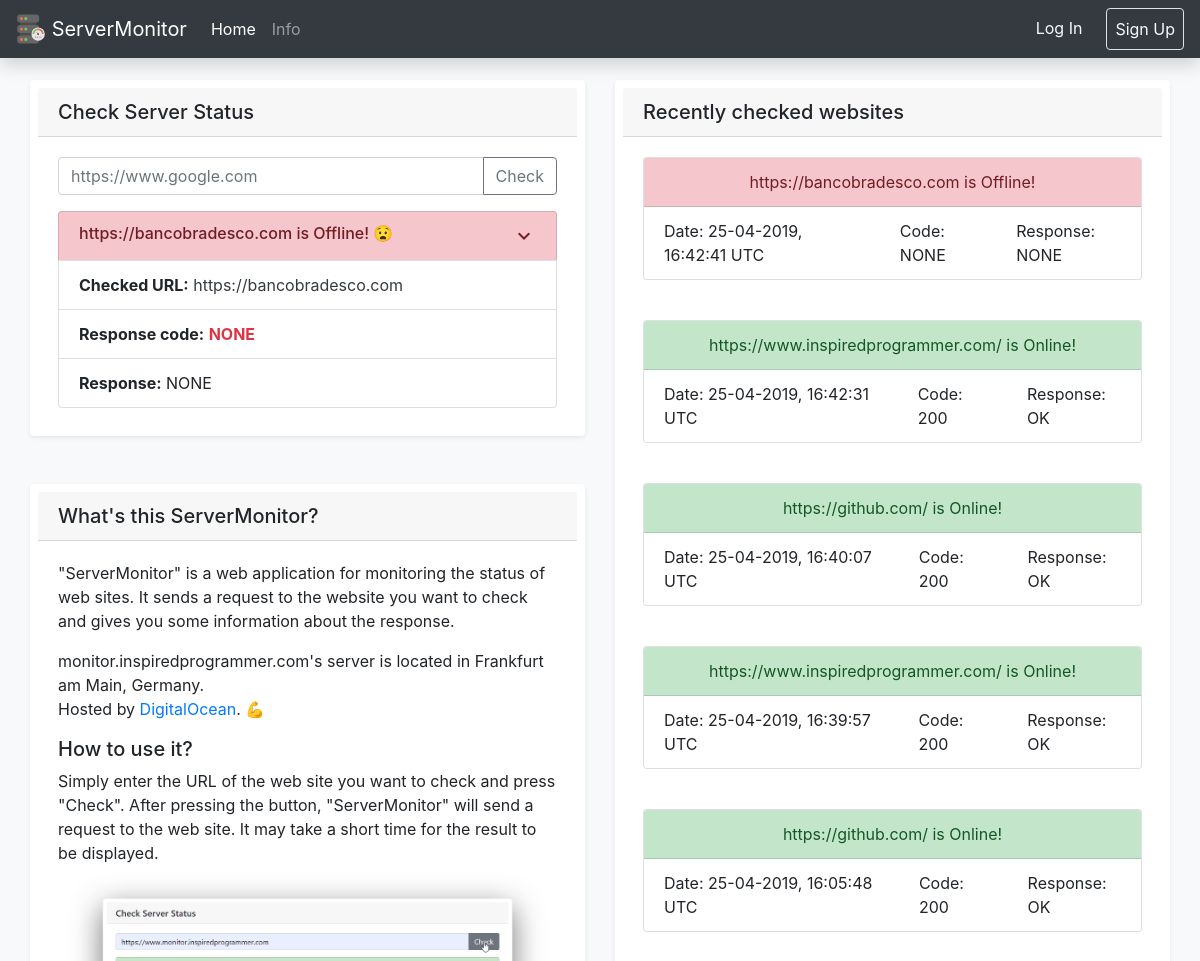
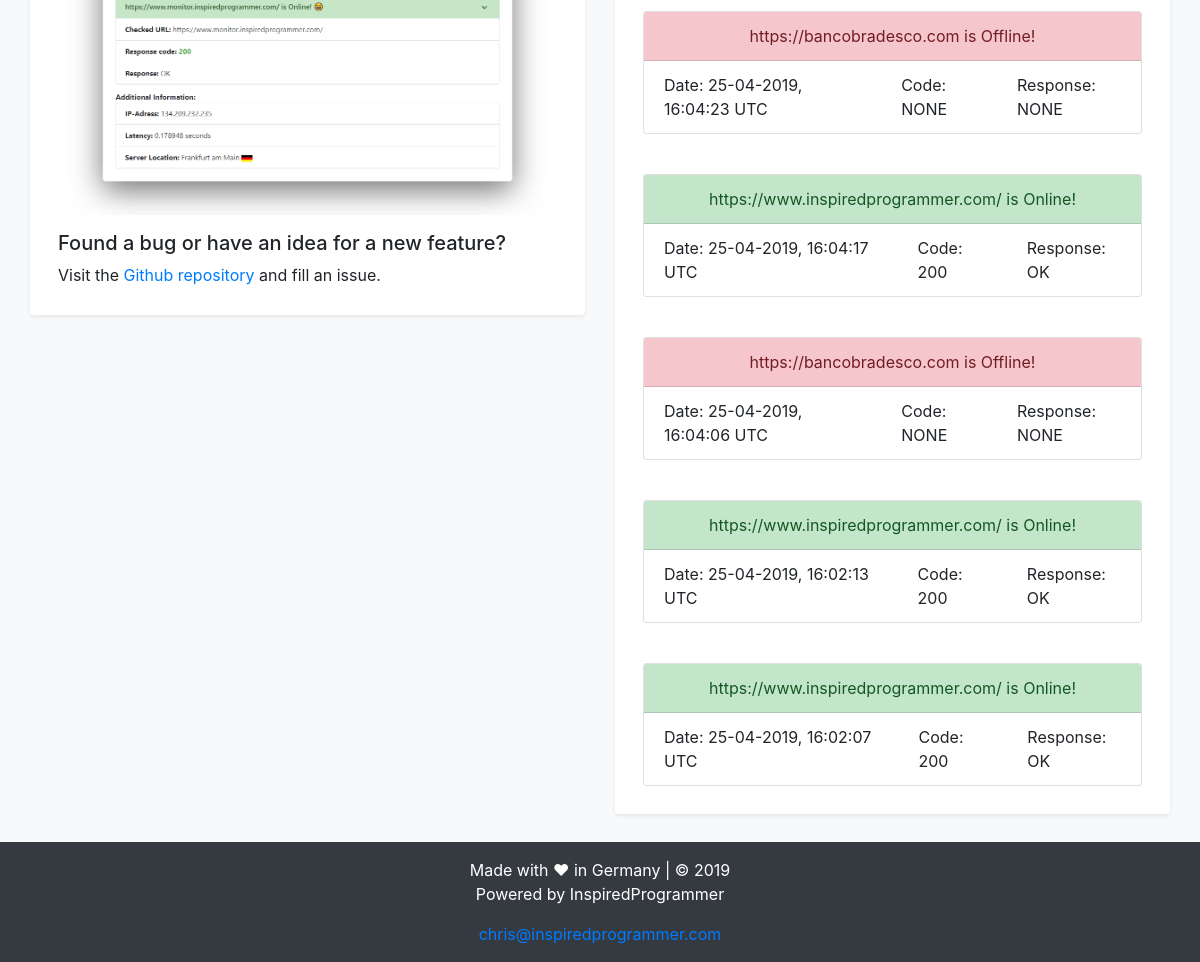
The app's page /, older data (2 pictures, top to bottom).
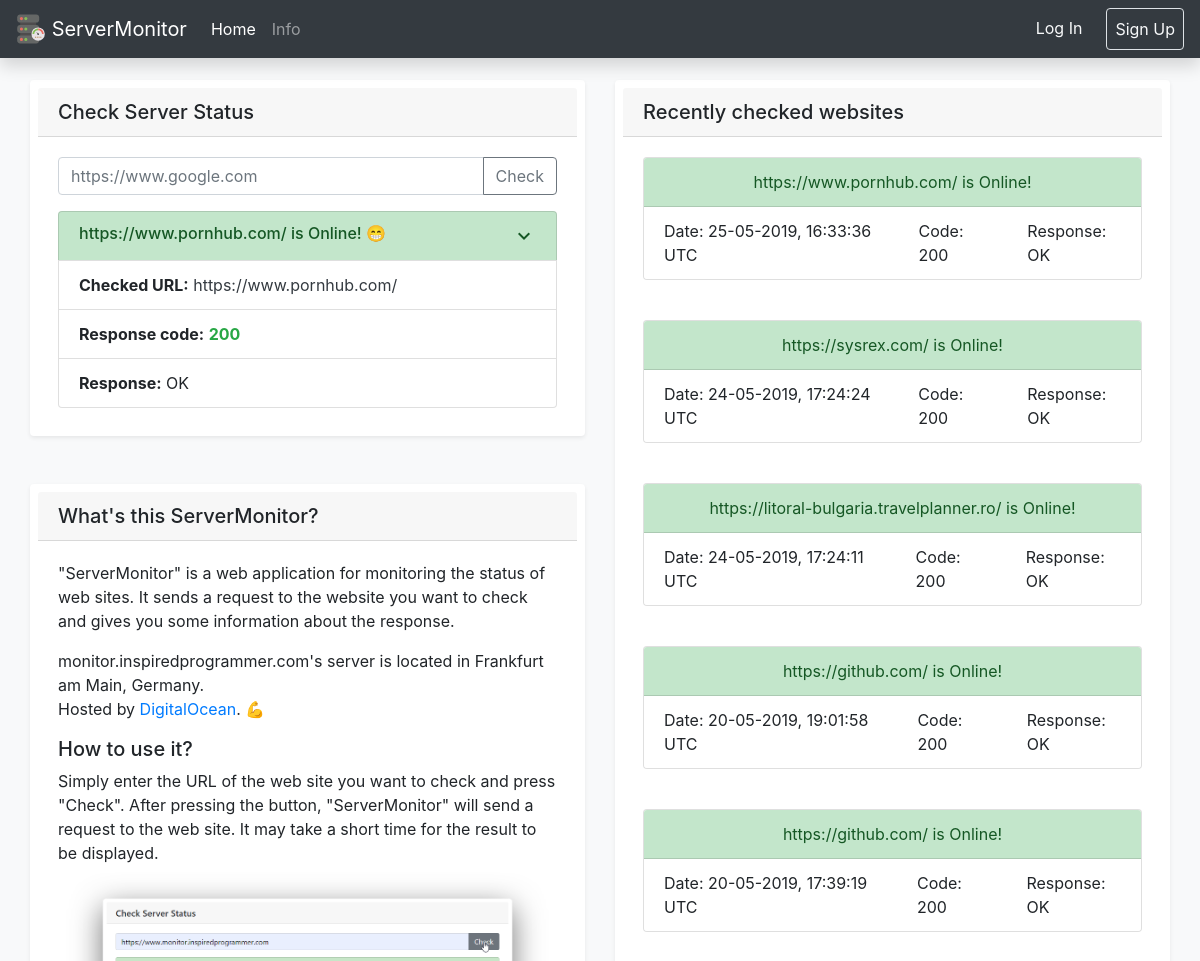
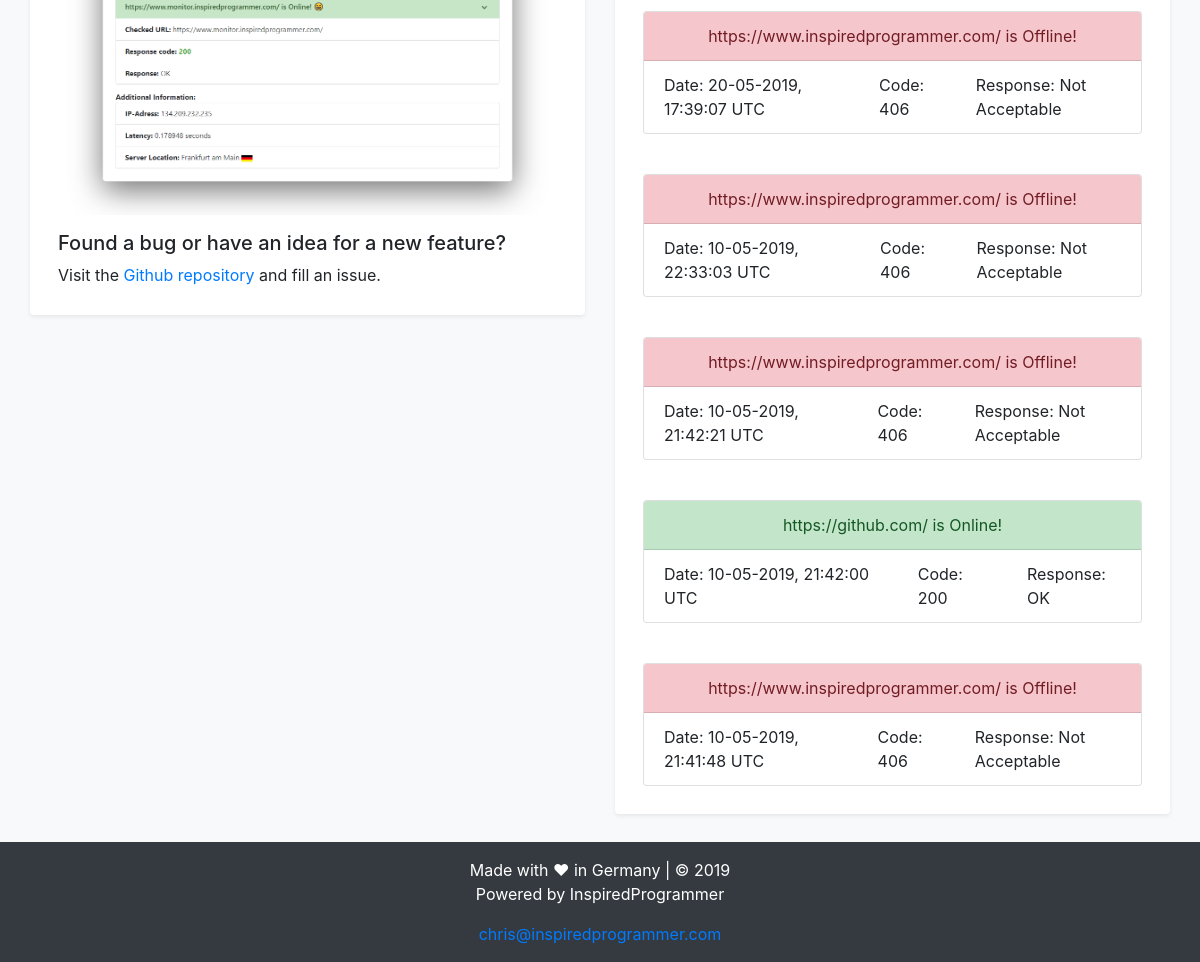
The same page, newer data (2 pictures, top to bottom).
### monitor/models.py (models this page shows)
class CheckedWebsite(db.Model):
    id = db.Column(db.Integer, primary_key=True)
    check_date = db.Column(db.DateTime, nullable=False, default=datetime.utcnow)
    website_url = db.Column(db.String(80), unique=False, nullable=True)
    response_code = db.Column(db.String(10), unique=False, nullable=True)
    response_message = db.Column(db.String(10), unique=False, nullable=True)
    isdown = db.Column(db.Boolean)
    def __repr__(self):
        return '{} {} {} {} {}'.format(self.check_date, self.website_url, self.response_code, self.response_message, self.isdown)

### monitor/main/routes.py (the view)
@main.route("/", methods=['GET', 'POST'])
def index():
    database_query = CheckedWebsite.query.order_by(desc(CheckedWebsite.check_date)).limit(10).all()
    if request.method == 'POST' and request.form['url'] != '':
        url = request.form['url']
        url, status_code, status_reason, server_ip, server_latency, server_location, isdown = monitor_website(ping(url))
        database_return = CheckedWebsite(website_url=str(url), response_code=str(status_code), response_message=str(status_reason), isdown=isdown)
        updateDatabase(database_return)
        database_query_update = CheckedWebsite.query.order_by(desc(CheckedWebsite.check_date)).limit(10).all()
        return render_template('index.html', title="Is the website down? | ServerMonitor", url=url, status_code=status_code, status_reason=status_reason, ip=server_ip, lat=server_latency, loc=server_location, isdown=isdown, database_query=database_query_update)
    else:
        database_query_last = CheckedWebsite.query.order_by(desc(CheckedWebsite.check_date)).first() #CheckedWebsite.query.order_by(desc(CheckedWebsite.check_date)).limit(1).first()
        database_query_last_str = str(database_query_last)
        database_query_last_list = database_query_last_str.split()
        check_date = str(database_query_last_list[0] + " " + database_query_last_list[1])
        url = str(database_query_last_list[2])
        status_code = database_query_last_list[3]
        if status_code != 'NONE':
            status_code = int(database_query_last_list[3])
        else:
            status_code = 'NONE'
        status_reason = str(database_query_last_list[4])
        isdown = database_query_last_list[5]
        if isdown == 'True':
            isdown = True
        else:
            isdown = False
        return render_template('index.html', title="Is the website down? | ServerMonitor", url=url, status_code=status_code, status_reason=status_reason, lat='-', loc='-', ip='-', isdown=isdown, database_query=database_query)

### monitor/templates/index.html (shortened to what the changed rows need)
{% extends 'base.html' %}
{% block content %}
<div class="container-fluid">
  <div class="row">
    <div class="col">
      <div class="container shadow-sm p-2 mb-5 bg-white rounded">
          <div class="card-body" id="loadingmask">
            <ul class="list-group" style="width:auto">
              <a class="list-group-item list-group-item-action {% if isdown == False %} list-group-item-success {% else %} list-group-item-danger {% endif %}" data-toggle="collapse" href="#additionalInformation" role="button" aria-expanded="false" aria-controls="additionalInformation">
                <div class="d-flex w-100 justify-content-between">
                  <h6 class="mb-1">{{ url }} {% if isdown == False %} is Online! 😁 {% else %} is Offline! 😧 {% endif %}</h6>
                  <div class="material-icons">expand_more</div>
                </div>
              </a>
              <li class="list-group-item"><a class="font-weight-bold">Checked URL:</a> <a class="text-dark" target="_tab" href="{{ url }}">{{ url }}</a></li>
              <li class="list-group-item"><a class="font-weight-bold">Response code:</a> {% if status_code == 200 %} <a target="_tab" href="https://developer.mozilla.org/en-US/docs/Web/HTTP/Status/{{ status_code }}" class="text-success font-weight-bold">{{ status_code }}</a> {% else %} <a target="_tab" href="https://developer.mozilla.org/en-US/docs/Web/HTTP/Status/{{ status_code }}" class="text-danger font-weight-bold">{{ status_code }}</a>{% endif %}</li>
              <li class="list-group-item"><a class="font-weight-bold">Response:</a> {{ status_reason }}</li>
            </ul>
          </div>
        </div>
      </div>
    <div class="col">
<div class="container shadow-sm p-2 mb-5 bg-white rounded">
    {% for query in database_query %}
    <div class="card-body">
        <div class="card" style="width: auto;">
            {% if query.response_code == '200' %}
            <div class="card-header list-group-item-success text-center">
            {% else %}
            <div class="card-header list-group-item-danger text-center">
            {% endif %}
              {{ query.website_url }} {% if query.response_code == '200'%} is Online! {% else %} is Offline! {% endif %}
            </div>
            <ul class="list-group list-group-horizontal-xl flex-fill mx-auto border-0">
                <li class="list-group-item border-0">Date: {{ query.check_date.strftime("%d-%m-%Y, %H:%M:%S") }} UTC</li>
                <li class="list-group-item border-0">Code: {{ query.response_code }}</li>
                <li class="list-group-item border-0">Response: {{ query.response_message }}</li>
            </ul>
        </div>
    </div>
   {% endfor %}
</div>
    </div>
  </div>
</div>
{% endblock %}

Row changes from the older to the newer data that the page shows:
removed CheckedWebsite: website_url "https://bancobradesco.com", shows "is Offline!", check_date "25-04-2019, 16:42:41", response_code "NONE", response_message "NONE"
removed CheckedWebsite: website_url "https://www.inspiredprogrammer.com/", shows "is Online!", check_date "25-04-2019, 16:42:31", response_code "200", response_message "OK"
removed CheckedWebsite: website_url "https://github.com/", shows "is Online!", check_date "25-04-2019, 16:40:07", response_code "200", response_message "OK"
removed CheckedWebsite: website_url "https://www.inspiredprogrammer.com/", shows "is Online!", check_date "25-04-2019, 16:39:57", response_code "200", response_message "OK"
removed CheckedWebsite: website_url "https://github.com/", shows "is Online!", check_date "25-04-2019, 16:05:48", response_code "200", response_message "OK"
removed CheckedWebsite: website_url "https://bancobradesco.com", shows "is Offline!", check_date "25-04-2019, 16:04:23", response_code "NONE", response_message "NONE"
removed CheckedWebsite: website_url "https://www.inspiredprogrammer.com/", shows "is Online!", check_date "25-04-2019, 16:04:17", response_code "200", response_message "OK"
removed CheckedWebsite: website_url "https://bancobradesco.com", shows "is Offline!", check_date "25-04-2019, 16:04:06", response_code "NONE", response_message "NONE"
removed CheckedWebsite: website_url "https://www.inspiredprogrammer.com/", shows "is Online!", check_date "25-04-2019, 16:02:13", response_code "200", response_message "OK"
removed CheckedWebsite: website_url "https://www.inspiredprogrammer.com/", shows "is Online!", check_date "25-04-2019, 16:02:07", response_code "200", response_message "OK"
now on this page (row edited): CheckedWebsite: website_url "https://www.pornhub.com/", shows "is Online!", check_date "25-05-2019, 16:33:36", response_code "200", response_message "OK"
now on this page (row edited): CheckedWebsite: website_url "https://sysrex.com/", shows "is Online!", check_date "24-05-2019, 17:24:24", response_code "200", response_message "OK"
now on this page (row edited): CheckedWebsite: website_url "https://litoral-bulgaria.travelplanner.ro/", shows "is Online!", check_date "24-05-2019, 17:24:11", response_code "200", response_message "OK"
now on this page (row edited): CheckedWebsite: website_url "https://github.com/", shows "is Online!", check_date "20-05-2019, 19:01:58", response_code "200", response_message "OK"
now on this page (row edited): CheckedWebsite: website_url "https://github.com/", shows "is Online!", check_date "20-05-2019, 17:39:19", response_code "200", response_message "OK"
now on this page (row edited): CheckedWebsite: website_url "https://www.inspiredprogrammer.com/", shows "is Offline!", check_date "20-05-2019, 17:39:07", response_code "406", response_message "Not Acceptable"
now on this page (row edited): CheckedWebsite: website_url "https://www.inspiredprogrammer.com/", shows "is Offline!", check_date "10-05-2019, 22:33:03", response_code "406", response_message "Not Acceptable"
now on this page (row edited): CheckedWebsite: website_url "https://www.inspiredprogrammer.com/", shows "is Offline!", check_date "10-05-2019, 21:42:21", response_code "406", response_message "Not Acceptable"
now on this page (row edited): CheckedWebsite: website_url "https://github.com/", shows "is Online!", check_date "10-05-2019, 21:42:00", response_code "200", response_message "OK"
now on this page (row edited): CheckedWebsite: website_url "https://www.inspiredprogrammer.com/", shows "is Offline!", check_date "10-05-2019, 21:41:48", response_code "406", response_message "Not Acceptable"
Text that changed along with them:
{{ status_code }}: (not shown) → "200"
{{ status_reason }}: "NONE" → "OK"
{{ url }}: "https://bancobradesco.com" → (not shown)
{{ status_code }}: "NONE" → (not shown)
text no longer shown: "is Offline! 😧"
text now shown: "is Online! 😁"
